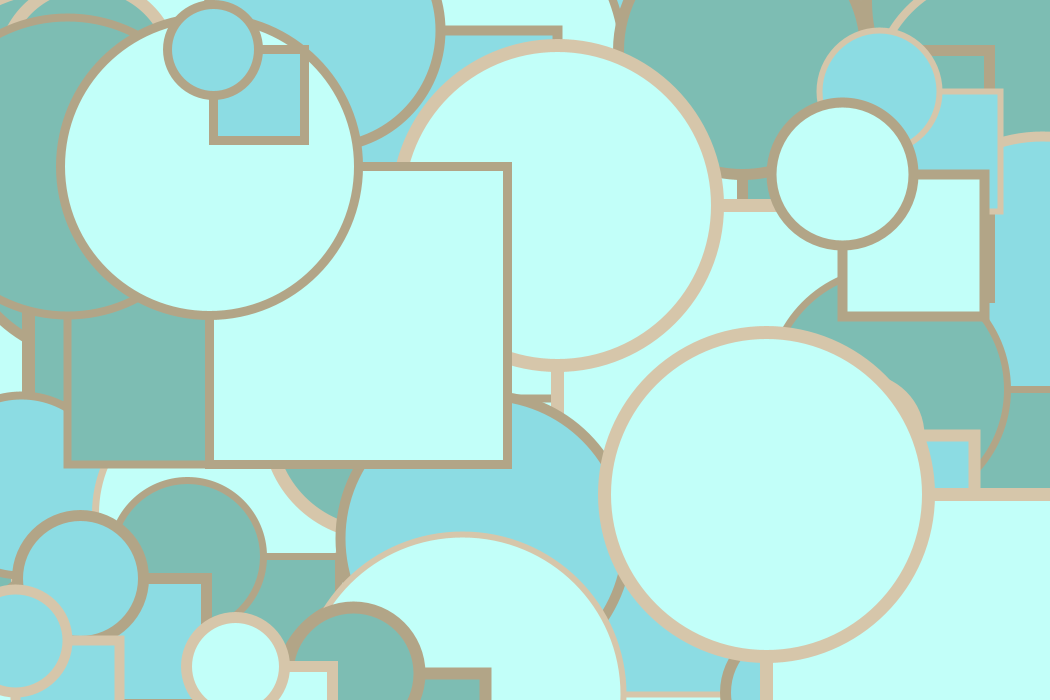
Frame 1 (no input)
Frame 60 (the mouse pressed at the canvas centre just before this capture): identical to frame 1, image omitted
Frame 120 (the mouse held since frame 60 and released just before this capture): identical to frame 1, image omitted

The Processing sketch that drew this single still picture (run headless with seeded random() and noise(); from frame 60 on, the mouse is pressed at the canvas centre):

// Processing sketch: processing_126094
// ── processing_126094.pde

// TJ Bel

// Abstract sketch with rectangles and circles of sand and water colors.


color[] sandandwater = {#7DBDB3, #C2FFF9, #8CDCE3, #B2A587, #D6C6AA};
color[] palette = sandandwater;
float counter = 0;

void setup(){
 size(1050, 700);
 background(palette[0]);
}

void draw(){
 while(counter < 3000){
   stroke(palette[int(random(3, 5))]);
   strokeWeight(int(random(6, 14)));
   fill(palette[int(random(0, 3))]);
   float x = random(width);    
   float y = random(height);
   float d = random(60, 340);
   rect(x, y, d, d);
   ellipse(x, y, d, d);
   counter += random(-1, +2);
 }
}
